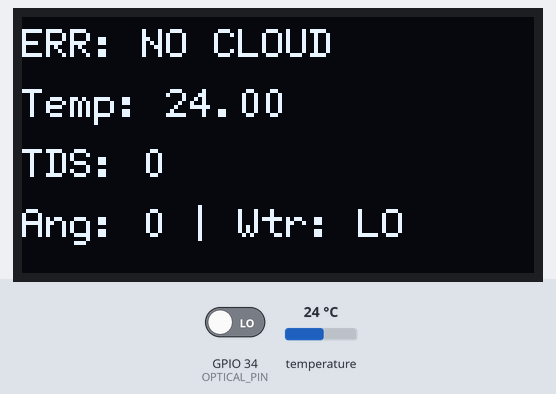
A sketch run on a simulated ESP32. Shown: 128×64 one-colour display. The inputs (shaded band) are chosen by the test bench; at power-on: GPIO 34 (OPTICAL_PIN) LOW, temperature 24 °C. WiFi joins after 1.5 s; servers stay silent unless stated; no MQTT or app messages arrive unless stated.

Above: at 2.8 s.
2.9 s: GPIO 34 (OPTICAL_PIN) driven HIGH
At 4.4 s:
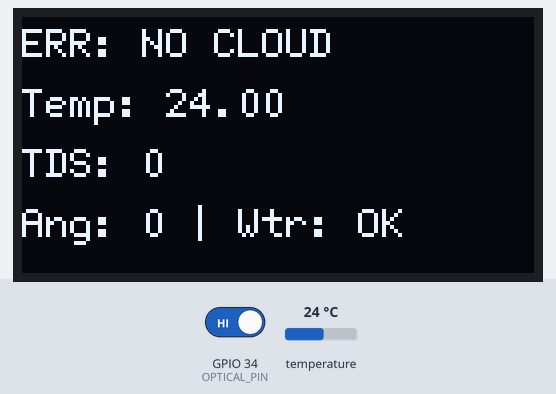
6.9 s: temperature set to 34.4 °C
At 8.6 s:
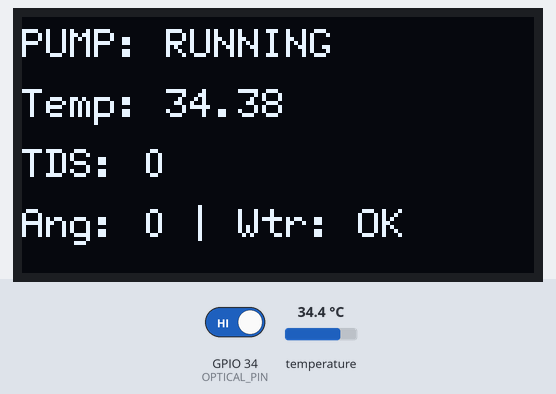
9.1 s: temperature set to 35.8 °C
At 10.2 s:
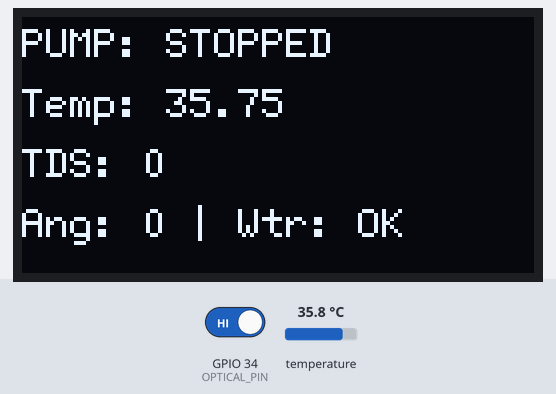
11.1 s: GPIO 34 (OPTICAL_PIN) driven LOW
At 12.8 s:
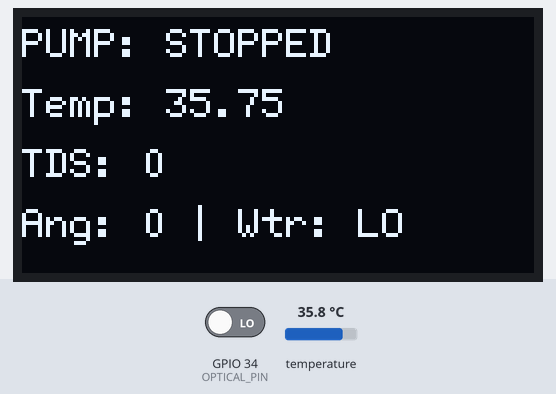
13.1 s: temperature set to 12 °C
At 14.4 s:
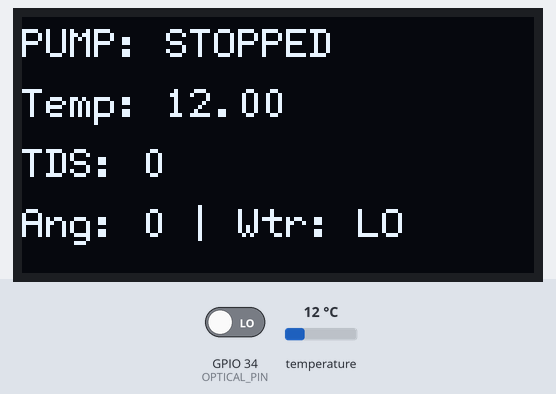
Timing chart, 0 to 16.1 s (numbered marks = the images above; inputs shaded):
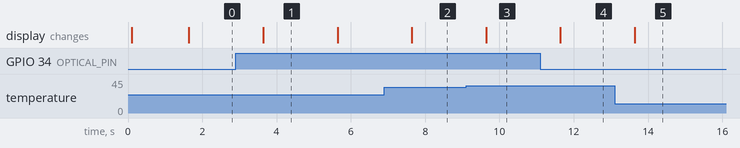

The sketch:

3B_appv.ino
```cpp
#include <esp_now.h>
#include <WiFi.h>
#include <esp_wifi.h>
#include <PubSubClient.h>
#include <ArduinoJson.h>
#include <OneWire.h>
#include <DallasTemperature.h>
#include <U8g2lib.h>

#define WIFI_SSID     "Rohith"
#define WIFI_PASSWORD "12345678"
#define TOKEN         "kpvk9Xj08sch99ENv3I4"
#define TB_SERVER     "thingsboard.cloud"

#define DS18B20_PIN 4
#define OPTICAL_PIN 34

OneWire oneWire(DS18B20_PIN);
DallasTemperature sensors(&oneWire);
U8G2_SH1106_128X64_NONAME_F_HW_I2C u8g2(U8G2_R0, U8X8_PIN_NONE);

WiFiClient espClient;
PubSubClient tb(espClient);

typedef struct {
  uint8_t zone_id;
  uint16_t tds_ppm;
  uint8_t solar_angle;
  uint16_t ldr1_val;
  uint16_t ldr2_val;
} Telemetry3A;

typedef struct {
  bool force_pump;
} Command3A;

Telemetry3A slaveData;
Command3A cmds = {false};
uint8_t slaveMac[6];
bool slaveFound = false;

unsigned long lastLoopTime = 0;
const unsigned long LOOP_INTERVAL = 1000;
unsigned long lastMqttReconnect = 0;

void OnDataRecv(const esp_now_recv_info_t *info, const uint8_t *data, int len) {
  if (len == sizeof(Telemetry3A) && data[0] == 3) {
    memcpy(&slaveData, data, sizeof(slaveData));
    if (!slaveFound) {
      memcpy(slaveMac, info->src_addr, 6);
      esp_now_peer_info_t peer = {};
      memcpy(peer.peer_addr, slaveMac, 6);
      peer.channel = 0;
      peer.encrypt = false;
      esp_now_add_peer(&peer);
      slaveFound = true;
    }
  }
}

void setup() {
  Serial.begin(115200);

  u8g2.begin();
  u8g2.clearBuffer();
  u8g2.setFont(u8g2_font_6x12_tf);
  u8g2.setCursor(0, 20); u8g2.print("Booting System...");
  u8g2.sendBuffer();

  sensors.begin();
  sensors.setWaitForConversion(false);
  sensors.requestTemperatures();
  pinMode(OPTICAL_PIN, INPUT);

  WiFi.mode(WIFI_STA);
  WiFi.begin(WIFI_SSID, WIFI_PASSWORD);

  u8g2.setCursor(0, 35); u8g2.print("Connecting Wi-Fi...");
  u8g2.sendBuffer();
  int attempts = 0;
  while (WiFi.status() != WL_CONNECTED && attempts < 20) {
    delay(500);
    attempts++;
  }

  if (esp_now_init() != ESP_OK) return;
  esp_now_register_recv_cb(OnDataRecv);
  tb.setServer(TB_SERVER, 1883);
}

void loop() {
  unsigned long currentMillis = millis();

  if (WiFi.status() == WL_CONNECTED) {
    if (!tb.connected() && (currentMillis - lastMqttReconnect > 5000)) {
      lastMqttReconnect = currentMillis;
      tb.connect("Zone3B_Master", TOKEN, NULL);
    }
    tb.loop();
  }

  if (currentMillis - lastLoopTime >= LOOP_INTERVAL) {
    lastLoopTime = currentMillis;
    float tempC = sensors.getTempCByIndex(0);
    sensors.requestTemperatures(); // non-blocking conversion request

    bool waterPresent = (digitalRead(OPTICAL_PIN) == HIGH);

    // Automation Logic: Master runs safety calculations before unlocking 3A pump hardware
    bool isSafe = (slaveData.tds_ppm < 600) && (tempC < 35.0) && waterPresent;
    cmds.force_pump = isSafe;

    if (slaveFound) {
      esp_now_send(slaveMac, (uint8_t *) &cmds, sizeof(cmds));
    }

    if (tb.connected()) {
      StaticJsonDocument<256> doc;
      doc["temp"] = tempC;
      doc["tds"] = slaveData.tds_ppm;
      doc["water_ok"] = waterPresent;
      doc["pump_running"] = isSafe;
      doc["solar_angle"] = slaveData.solar_angle;
      doc["ldr1"] = slaveData.ldr1_val;
      doc["ldr2"] = slaveData.ldr2_val;

      char out[256];
      serializeJson(doc, out);
      tb.publish("v1/devices/me/telemetry", out);
    }

    // OLED System Interface Processing
    u8g2.clearBuffer();
    if (WiFi.status() != WL_CONNECTED) {
      u8g2.setCursor(0, 10); u8g2.print("ERR: NO WIFI");
    } else if (!tb.connected()) {
      u8g2.setCursor(0, 10); u8g2.print("ERR: NO CLOUD");
    } else {
      u8g2.setCursor(0, 10); u8g2.print(isSafe ? "PUMP: RUNNING" : "PUMP: STOPPED");
    }

    u8g2.setCursor(0, 25); u8g2.print("Temp: "); u8g2.print(tempC);
    u8g2.setCursor(0, 40); u8g2.print("TDS: "); u8g2.print(slaveData.tds_ppm);
    u8g2.setCursor(0, 55); u8g2.print("Ang: "); u8g2.print(slaveData.solar_angle);
    u8g2.print(" | Wtr: "); u8g2.print(waterPresent ? "OK" : "LO");
    u8g2.sendBuffer();
  }
}
```

Measured:
- the behaviour switches between 34.9 and 35 °C on temperature (found by bisection; images 2 and 3)
- after the input at 2.9 s, the display: changes after 0.74 s (image 1)
- after the input at 6.9 s, the display: changes after 0.74 s (image 2)
- after the input at 9.1 s, the display: changes after 0.54 s (image 3)
- after the input at 11.1 s, the display: changes after 0.54 s (image 4)
- after the input at 13.1 s, the display: changes after 0.54 s (image 5)
- what the display in image 1 shows lasts 2.0 s, from 3.6 s to 5.6 s
